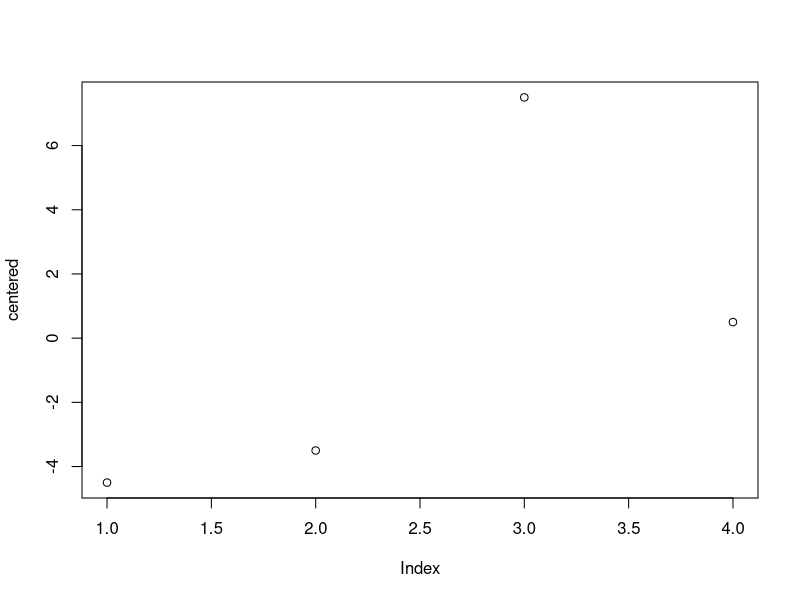
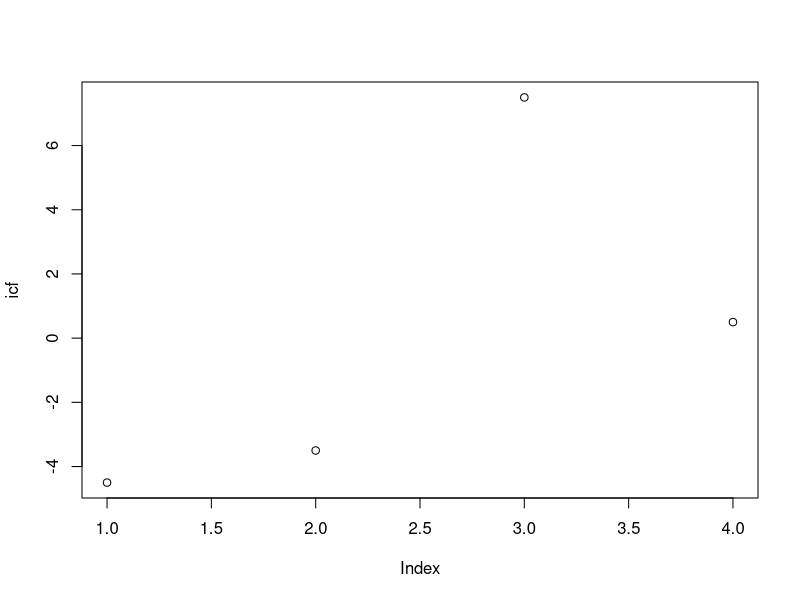
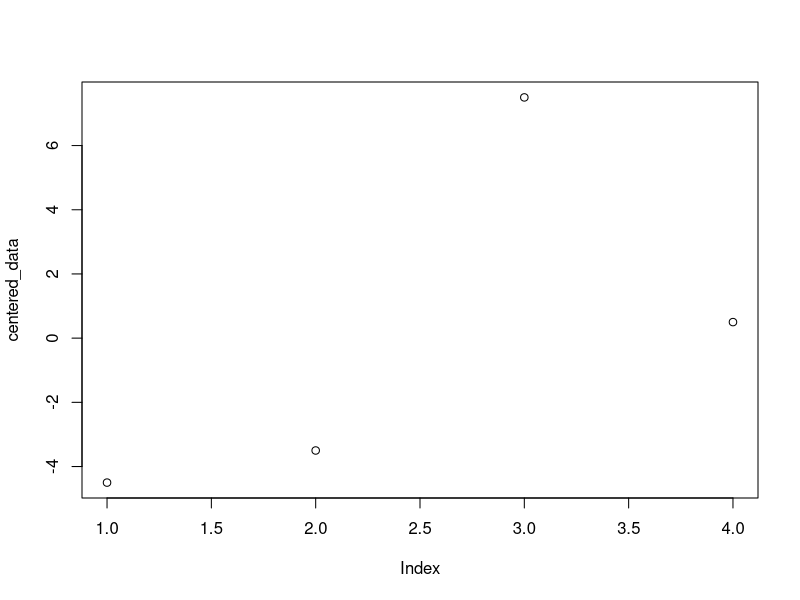
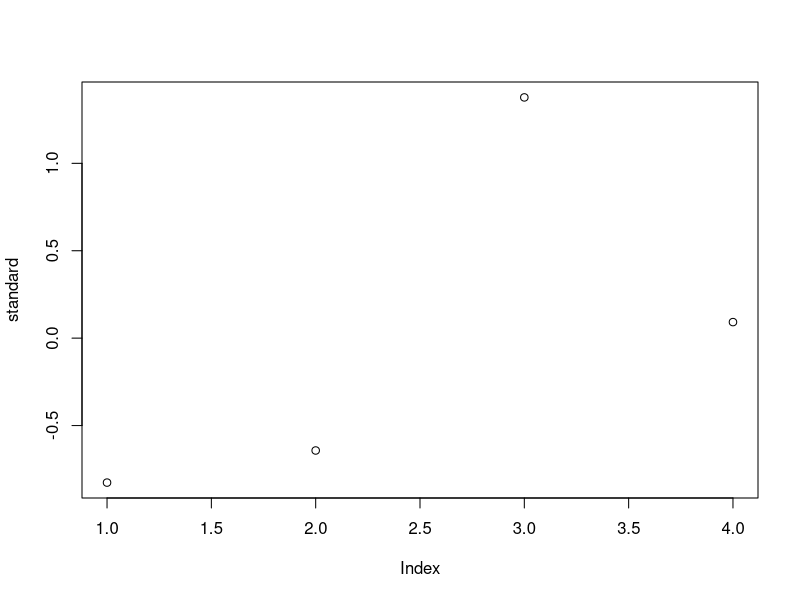
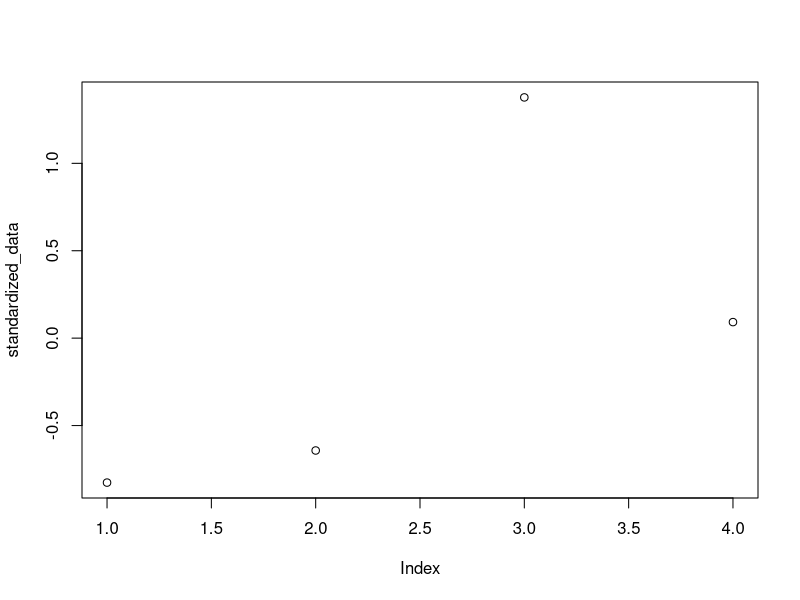
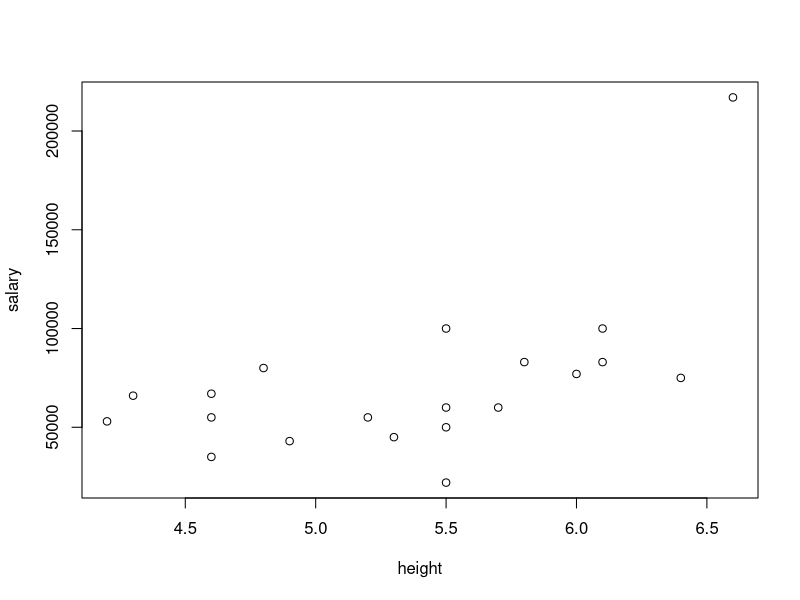
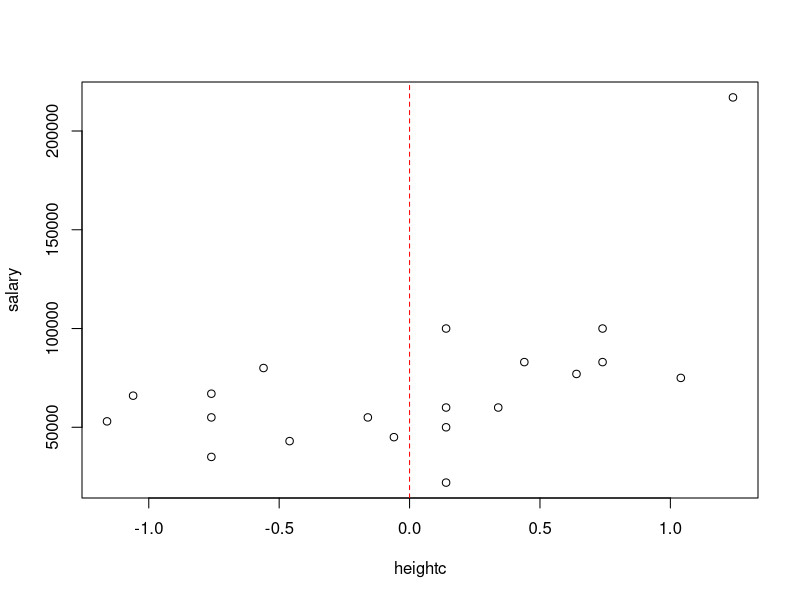
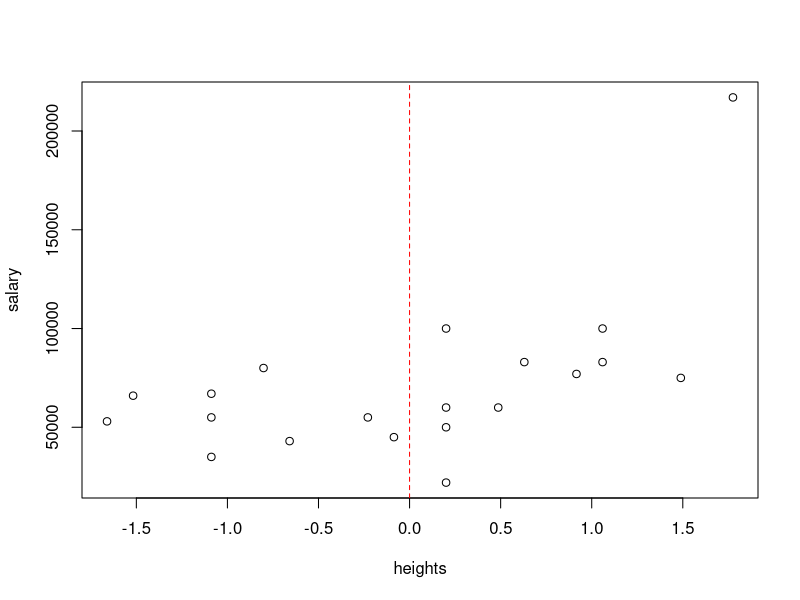

Generate these figures, in order, with R:
## ---- chunk 1
## entering data -- let's say that we want to calculate the average temperature for palo alto.  so on 6 days we observe the temperature

d <- c(80, 76, 81, 72, 68, 76) 

## calculating mean
m <- mean(d)
print(m)

## calculating number of observations
n <- length(d)
print(n)

## calculating standard deviation
sqrt(var(d))

# or

s <- sd(d)
print(s)
## ---- chunk 2
se <- s/ n^.5
print(se)

# this also works:
se = s/sqrt(n)
print(se)
## ---- chunk 3
## calculating 95% confidence interval
ci95 <- se * 1.96  ## why 1.96? Critical value for 95% CI
print(ci95)

# using R to get z scores, given p
alpha = 0.05
z_critical = qnorm(alpha/2, lower.tail=FALSE)
print(z_critical)

## adding and subtracting it from mean
lowerbound = m - ci95
upperbound = m + ci95
## ---- chunk 4
## we have a data set with 4 variables
dn <- c(3,4,15,8)
i <- 3
i2 <- 4
i3 <- 15
i4 <- 8

## find mean and standard deviation for calculations
mn <- mean(dn)
print(mn)
sdn <- sd(dn)
print(sdn)
## ---- chunk 5
ic = (i - mn)
print(ic)

i2c = (i2 - mn)
print(i2c)

i3c = (i3 - mn)
print(i3c)

i4c = (i4 - mn)
print(i4c)

## combine values

centered <-c (ic, i2c, i3c, i4c)
print(centered)
plot(centered)
## ---- chunk 6
icf = dn-mn

print(icf)
plot(icf)
## ---- chunk 7
centered_data = scale(dn , scale = FALSE)

print(centered_data)
plot(centered_data)
## ---- chunk 8
mean(icf)
sd(icf)
## ---- chunk 9
is = (i - mn)/sdn
print(is)

standard <- (dn-mn)/sdn

print(standard)
plot(standard)
## ---- chunk 10
mean(standard)
sd(standard)
## ---- chunk 11
standardized_data = scale(dn, scale=TRUE)

print(standardized_data)
plot(standardized_data)
## ---- chunk 12
# setwd
d2 = read.csv('dataset_scale.csv')
## ---- chunk 13
summary(d2)
head(d2)
tail(d2)
str(d2$height)
## ---- chunk 14
# before centering
with(d2, plot(height, salary))


d2$heightc = with(d2,scale(height, center = TRUE, scale = FALSE))
head(d2$heightc)
with(d2, plot(heightc, salary))
abline(v=0, col='red', lty = 2)
## ---- chunk 15
d2$heights = with(d2, scale(height, center = TRUE, scale = TRUE))
head(d2$heights)
with(d2, plot(heights, salary))
abline(v=0, col='red', lty = 2)
## ---- chunk 16
summary(d2)
sd(d2$heightc)
sd(d2$heights)
## ---- chunk 17
# non normalized
rs1 = lm(d2$salary~d2$height)
summary(rs1)
plot(d2$height,d2$salary)
lines(abline(rs1,col='red'))

# centered
rs2 = lm(d2$salary~d2$heightc)
summary(rs2)

plot(d2$heightc,d2$salary)
lines(abline(rs2,col='red'))

# standardized
rs3 = lm(d2$salary~d2$heights)
summary(rs3)
plot(d2$heights,d2$salary)
lines(abline(rs3,col='red'))
## ---- chunk 18
x0 = c(1:3, 5, 7, 7, 7, 8, 8, 8, 8, 9, 9, 9)
plot(x0)
hist(x0)

msk = mean(x0)
print(msk)

sdsk = sd(x0)
print(sdsk)

## load psych library, test for skewness
install.packages('psych')
library(psych)
skew(x0)
## ---- chunk 19

skewst = (x0-msk)/sdsk

print(skewst)
hist(skewst)

## now we can see that the mean and SD are at 0 and 1
mean(skewst)
sd(skewst)

## BUT the plot looks exactly the same -- the data is still skewed!
skew(skewst)
## ---- chunk 20

## generating random data

group = rnorm(100, mean=0, sd=1)
## ---- chunk 21
hist(group)
## ---- chunk 22
t.test(group)
## ---- chunk 23
samp1 = sample(group, size=10, replace=F)
t.stat = t.test(samp1)$statistic
print(t.stat)
## ---- chunk 24
scores = group
R = 1000                                   
t.values = numeric(R)  

for (i in 1:R) {
groups = sample(scores, size=100, replace=T)
t.values[i] = t.test(groups)$statistic
}
## ---- chunk 25
hist(t.values, breaks=20)
## ---- chunk 26
m <- 5
sd <- 2
n <- 20
alpha = 0.05
       
sterr = sd/sqrt(n)

tstat = qt(alpha/2, df=n-1, lower.tail=FALSE); print(tstat)

merror = tstat*sterr; print(merror)

left = m - merror
right = m + merror
print(left); print(right)
## ---- chunk 27
t = m + 1.5; print(t)
tleft = (left-t) / (s/sqrt(n))
tright = (right-t) / (s/sqrt(n))
print(tleft); print(tright)
p = pt(tright, df = n-1) - pt(tleft, df = n-1)
print(p)
## ---- chunk 28
power.t.test(n=n,delta=1.5,sd=sd,sig.level=0.05, type="one.sample",alternative="two.sided")
## ---- chunk 29
power.t.test(delta=1.5,sd=sd,sig.level=0.05,power=.8, type="one.sample",alternative="two.sided") #80% power

power.t.test(delta=1.5,sd=sd,sig.level=0.05,power=.9, type="one.sample",alternative="two.sided") #90% power
